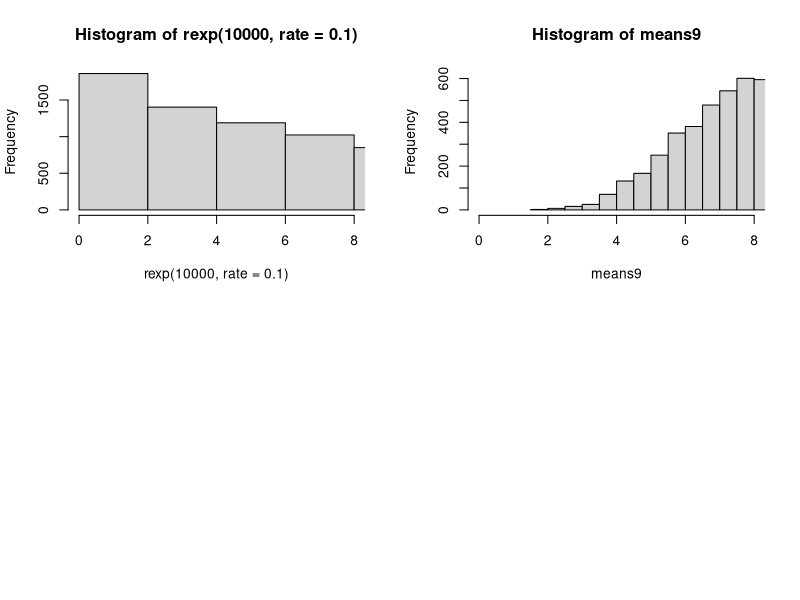

Reproduce this figure in R.
#size9
means9<-rep(NA,10000)
for (i in 1:10000){
  samp9<-rexp(9,rate=.1)  
  means9[i]<-mean(samp9)
}
#2
mean(means9)
sd(means9)
pnorm(7,9.973941,3.331934)
#2a
mean(rexp(10000,rate=.1))
sd(rexp(10000,rate=.1))
pnorm(7,10,3.333333)

#size64
means64<-rep(NA,10000)
for (i in 1:10000){
  samp64<-rexp(64,rate=.1)  
  means64[i]<-mean(samp64)
}
#2
mean(means64)
sd(means64)
pnorm(7,10.00652,1.255525)
#2a
pnorm(7,10,10/8)

par(mfrow=c(2,2))
hist(rexp(10000,rate=.1),breaks=50,xlim=c(0,8))
hist(means9,breaks=50,xlim=c(0,8))
